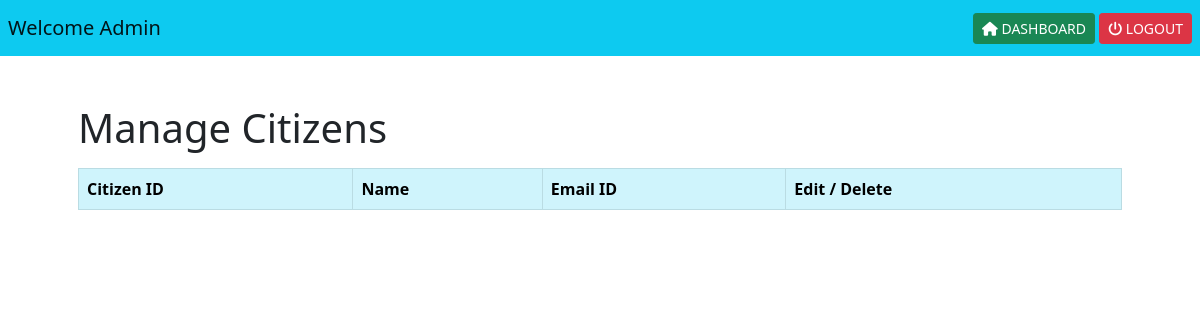
The page /admin/manage-citizen on the database as committed earlier.
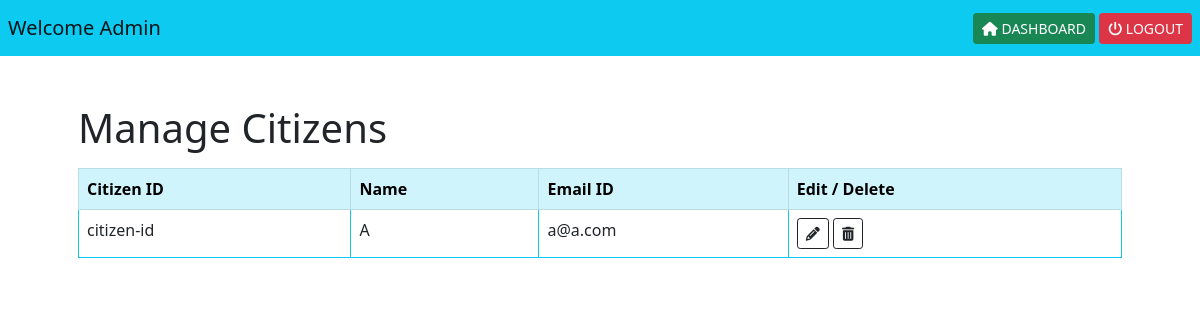
The same page on the database as committed later.
### tables this page shows
CREATE TABLE citizen (citizen_id TEXT (10) PRIMARY KEY UNIQUE NOT NULL, name TEXT (30) NOT NULL, email TEXT (30) NOT NULL, contact TEXT (10) NOT NULL, address TEXT (100) NOT NULL, dob DATE NOT NULL, gender TEXT (20) NOT NULL, image BLOB, aadhaar_id BLOB, pan_id BLOB, voter_id BLOB, driving_id BLOB, password TEXT (30), aadhaar_key TEXT (20), pan_key TEXT (20), voter_key TEXT (20), driving_key TEXT (20));

### app.py (the view)
@app.route('/admin/manage-citizen')
def manageCitizen():
    citizenDetail_list = getCitizenDetails()
    return render_template("admin-manage-citizen.html",citizenDetail_list=citizenDetail_list)

### Python/admin_manageCitizen.py (called while the page is built)
def getCitizenDetails():
    try:
        conn = sql.connect("database/pocket-certificate-db.db")
        print("Conection made with the database")
        conn.row_factory = sql.Row
        curr = conn.cursor()
        print("Cursor created")
        query = "SELECT citizen_id,name,email FROM citizen"
        curr.execute(query)
        row = curr.fetchall()
        return row
    except Exception as e:
        print("ERROR : ",e)
        return "Error in fetching citizen details"
    finally:
        curr.close()
        conn.close()

### templates/admin-manage-citizen.html (shortened to what this page needs)
{% extends "layout.html" %}  {% block content %}
<nav class="navbar navbar-light bg-info p-2">
  <a href="#" class="navbar-brand">Welcome Admin</a>
  <div class="float-end">
    <a href="/admin/dashboard" class="btn btn-sm btn-success" role="button"
      ><i class="fas fa-home"></i> DASHBOARD</a
    >
    <a href="#" class="btn btn-sm btn-danger" role="button"
      ><i class="fas fa-power-off"></i> LOGOUT</a
    >
  </div>
</nav>
<div class="container p-5">
  <h1 class="pb-2">Manage Citizens</h1>
  <table class="table table-hover table-bordered border-info">
    <thead class="table-info">
      <tr>
        <td><strong>Citizen ID</strong></td>
        <td><strong>Name</strong></td>
        <td><strong>Email ID</strong></td>
        <td><strong>Edit / Delete</strong></td>
      </tr>
    </thead>
    <tbody>
      {% for citizen in citizenDetail_list %}
        <tr>
          <td>{{ citizen["citizen_id"] }}</td>
          <td>{{ citizen["name"] }}</td>
          <td>{{ citizen["email"] }}</td>
          <td>
            <a href="#" class="btn btn-sm btn-outline-dark"
              ><i class="fas fa-pencil-alt"></i
            ></a>
            <a href="#" class="btn btn-sm btn-outline-dark"
              ><i class="fas fa-trash-alt"></i
            ></a>
          </td>
      </tr>
      {% endfor %}
    </tbody>
  </table>
</div>
{% endblock %}

Rows that differ between the two databases and show on the page:
added citizen: citizen_id "citizen-id", name "A", email "a@a.com"
